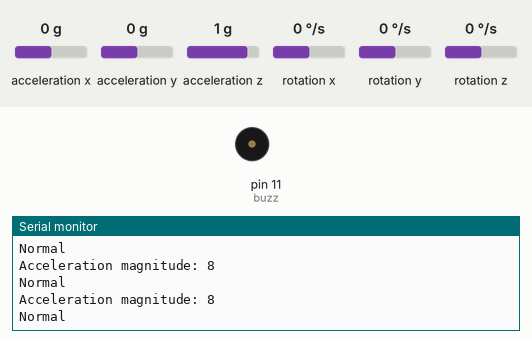
Bench run of a sketch on a simulated Arduino Uno, built with avr-gcc and run on an emulated ATmega328P. Parts: buzzer (waves = sounding, pin HIGH), the last lines printed to the serial monitor. Wiring (inferred from the names in the program): MPU-6050 motion sensor at I2C address 0x68. Inputs (shaded band) come from the test bench; at power-on: acceleration x 0 g, acceleration y 0 g, acceleration z 1 g, rotation x 0 °/s, rotation y 0 °/s, rotation z 0 °/s.

Above: at 1.2 s.
1.3 s: acceleration x set to -0.8 g
At 2.2 s:
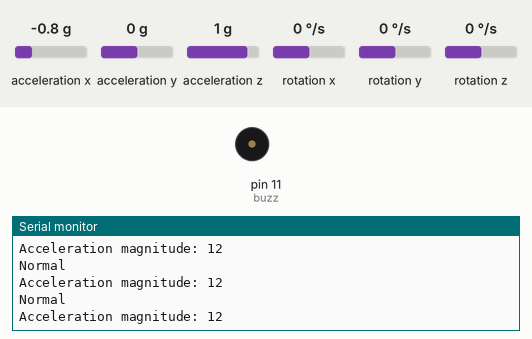
4.3 s: acceleration y set to -1.4 g
At 5.1 s:
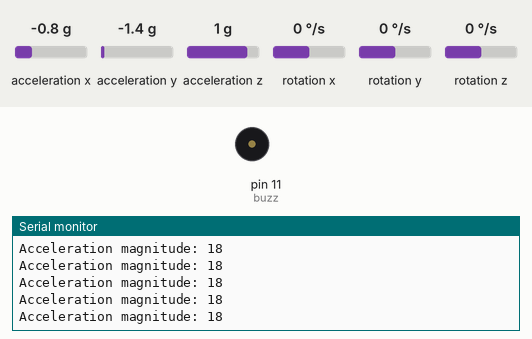
Timing chart, 0 to 7.3 s (numbered marks = the images above; inputs shaded):
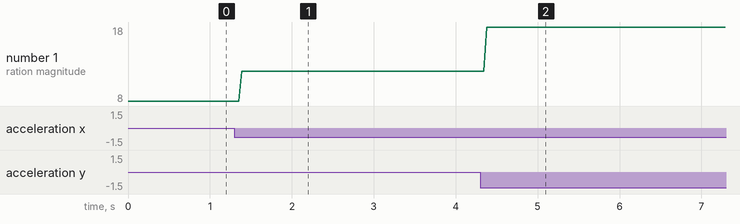

The sketch:

fall_detectors.ino
```cpp
#include<Wire.h>
const int MPU_addr=0x68;  // I2C address of the MPU-6050
int16_t AcX,AcY,AcZ,Tmp,GyX,GyY,GyZ;
float ax=0, ay=0, az=0, gx=0, gy=0, gz=0, Raw_AM;

boolean fall = false; //stores if a fall has occurred
int buzz=11;
int AM;

void setup(){
 Wire.begin();
 Wire.beginTransmission(MPU_addr);
 Wire.write(0x6B);  // PWR_MGMT_1 register
 Wire.write(0);     // set to zero (wakes up the MPU-6050)
 Wire.endTransmission(true);
 Serial.begin(9600);

 pinMode(buzz, OUTPUT);
}


void loop(){

 mpu_read();
 Serial.print("Acceleration magnitude: ");
 Serial.println(AM);


 if (AM>25){           //in event of a fall detection
   Serial.println("FALL DETECTED");
   for(int i=1;i<=10;i++) {
   analogWrite(buzz,5);
   delay(100);
   analogWrite(buzz,0);
   delay(300);
   }
   fall = true;
 }

 if ((AM<15)&&(fall==false)) {
 Serial.println("Normal");
 }

if ((AM<15)&&(fall==true)) {
 for(int j=1;j<=15;j++) {
 mpu_read();
 if (AM<15) {
    Serial.println("Person Fallen");
    analogWrite(buzz,100);
    delay(500);
    analogWrite(buzz,0);
    delay(100);
   }
 }
  fall=false;
}
}

void mpu_read(){
 Wire.beginTransmission(MPU_addr);
 Wire.write(0x3B);  // starting with register 0x3B (ACCEL_XOUT_H)
 Wire.endTransmission(false);
 Wire.requestFrom(MPU_addr,14,true);  // request a total of 14 registers
 AcX=Wire.read()<<8|Wire.read();  // 0x3B (ACCEL_XOUT_H) & 0x3C (ACCEL_XOUT_L)
 AcY=Wire.read()<<8|Wire.read();  // 0x3D (ACCEL_YOUT_H) & 0x3E (ACCEL_YOUT_L)
 AcZ=Wire.read()<<8|Wire.read();  // 0x3F (ACCEL_ZOUT_H) & 0x40 (ACCEL_ZOUT_L)
 Tmp=Wire.read()<<8|Wire.read();  // 0x41 (TEMP_OUT_H) & 0x42 (TEMP_OUT_L)
 GyX=Wire.read()<<8|Wire.read();  // 0x43 (GYRO_XOUT_H) & 0x44 (GYRO_XOUT_L)
 GyY=Wire.read()<<8|Wire.read();  // 0x45 (GYRO_YOUT_H) & 0x46 (GYRO_YOUT_L)
 GyZ=Wire.read()<<8|Wire.read();  // 0x47 (GYRO_ZOUT_H) & 0x48 (GYRO_ZOUT_L)

 //2050, 77, 1947 are values for calibration of accelerometer
 // values may be different for you
 ax = (AcX-2050)/16384.00;
 ay = (AcY-77)/16384.00;
 az = (AcZ-1947)/16384.00;

 //270, 351, 136 for gyroscope
 gx = (GyX+270)/131.07;
 gy = (GyY-351)/131.07;
 gz = (GyZ+136)/131.07;

 // calculating Amplitute vactor for 3 axis
 Raw_AM = pow(pow(ax,2)+pow(ay,2)+pow(az,2),0.5);
 AM = Raw_AM * 10;  // as values are within 0 to 1, I multiplied
                        // it by for using if else conditions
 }
```

Measured:
- after the input at 1.3 s, the serial monitor: prints a new line after 0.09 s (image 1)
- after the input at 4.3 s, the serial monitor: prints a new line after 0.08 s (image 2)
- plotted number 1: 8 → 12 after the input at 1.3 s, 12 → 18 after the input at 4.3 s
